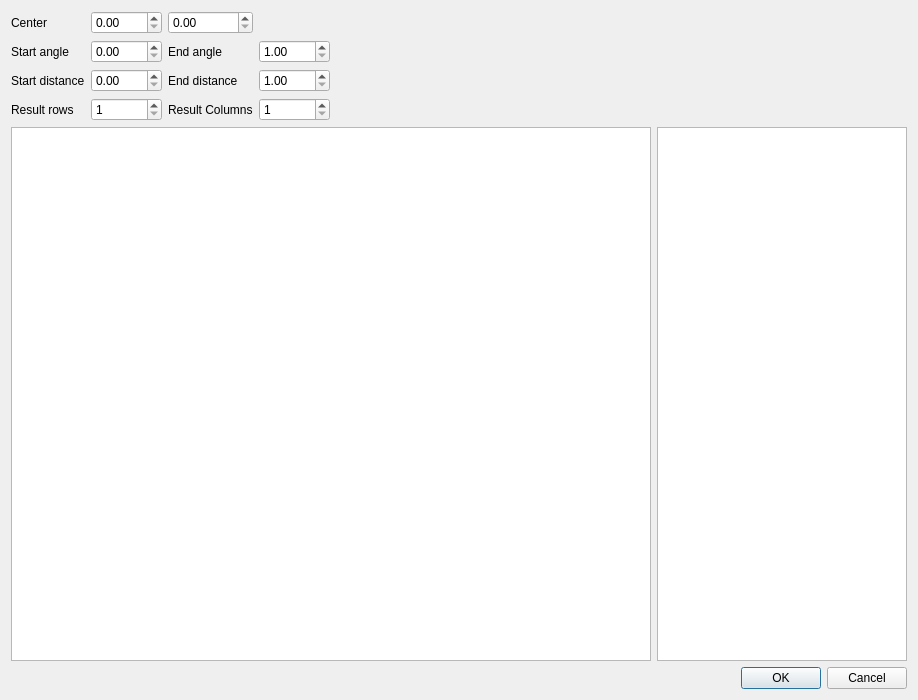
<?xml version="1.0" encoding="UTF-8"?>
<ui version="4.0">
 <class>DialogCreatCoordSystemRadial</class>
 <widget class="QDialog" name="DialogCreatCoordSystemRadial">
  <property name="geometry">
   <rect>
    <x>0</x>
    <y>0</y>
    <width>916</width>
    <height>700</height>
   </rect>
  </property>
  <property name="windowTitle">
   <string>Dialog</string>
  </property>
  <layout class="QVBoxLayout" name="verticalLayout">
   <item>
    <layout class="QHBoxLayout" name="horizontalLayout">
     <item>
      <layout class="QGridLayout" name="gridLayout">
       <item row="1" column="1">
        <widget class="QDoubleSpinBox" name="dsbAngleStart">
         <property name="singleStep">
          <double>0.050000000000000</double>
         </property>
        </widget>
       </item>
       <item row="2" column="0">
        <widget class="QLabel" name="lblStart">
         <property name="text">
          <string>Start distance</string>
         </property>
        </widget>
       </item>
       <item row="0" column="0">
        <widget class="QLabel" name="lblCenter">
         <property name="text">
          <string>Center</string>
         </property>
        </widget>
       </item>
       <item row="0" column="2">
        <widget class="QDoubleSpinBox" name="dsbCenterY">
         <property name="maximum">
          <double>1024.000000000000000</double>
         </property>
        </widget>
       </item>
       <item row="1" column="3">
        <widget class="QDoubleSpinBox" name="dsbAngleEnd">
         <property name="minimum">
          <double>1.000000000000000</double>
         </property>
         <property name="singleStep">
          <double>0.050000000000000</double>
         </property>
        </widget>
       </item>
       <item row="0" column="1">
        <widget class="QDoubleSpinBox" name="dsbCenterX">
         <property name="maximum">
          <double>1024.000000000000000</double>
         </property>
        </widget>
       </item>
       <item row="2" column="1">
        <widget class="QDoubleSpinBox" name="dsbDistanceStart">
         <property name="maximum">
          <double>1024.000000000000000</double>
         </property>
        </widget>
       </item>
       <item row="2" column="2">
        <widget class="QLabel" name="lblDistanceEnd">
         <property name="text">
          <string>End distance</string>
         </property>
        </widget>
       </item>
       <item row="1" column="0">
        <widget class="QLabel" name="lblAngleStart">
         <property name="text">
          <string>Start angle</string>
         </property>
        </widget>
       </item>
       <item row="1" column="2">
        <widget class="QLabel" name="lblAngleEnd">
         <property name="text">
          <string>End angle</string>
         </property>
        </widget>
       </item>
       <item row="2" column="3">
        <widget class="QDoubleSpinBox" name="dsbDistanceEnd">
         <property name="minimum">
          <double>1.000000000000000</double>
         </property>
         <property name="maximum">
          <double>1024.000000000000000</double>
         </property>
        </widget>
       </item>
       <item row="3" column="0">
        <widget class="QLabel" name="lblRows">
         <property name="text">
          <string>Result rows</string>
         </property>
        </widget>
       </item>
       <item row="3" column="1">
        <widget class="QSpinBox" name="sbResultRows">
         <property name="minimum">
          <number>1</number>
         </property>
         <property name="maximum">
          <number>1024</number>
         </property>
        </widget>
       </item>
       <item row="3" column="2">
        <widget class="QLabel" name="lblResultCols">
         <property name="text">
          <string>Result Columns</string>
         </property>
        </widget>
       </item>
       <item row="3" column="3">
        <widget class="QSpinBox" name="sbResultCols">
         <property name="minimum">
          <number>1</number>
         </property>
         <property name="maximum">
          <number>1024</number>
         </property>
        </widget>
       </item>
      </layout>
     </item>
     <item>
      <spacer name="horizontalSpacer_2">
       <property name="orientation">
        <enum>Qt::Horizontal</enum>
       </property>
       <property name="sizeType">
        <enum>QSizePolicy::Expanding</enum>
       </property>
       <property name="sizeHint" stdset="0">
        <size>
         <width>0</width>
         <height>0</height>
        </size>
       </property>
      </spacer>
     </item>
    </layout>
   </item>
   <item>
    <layout class="QHBoxLayout" name="horizontalLayout_4">
     <item>
      <widget class="QGraphicsView" name="gvOriginal">
       <property name="minimumSize">
        <size>
         <width>640</width>
         <height>480</height>
        </size>
       </property>
      </widget>
     </item>
     <item>
      <widget class="QGraphicsView" name="gvTransformed">
       <property name="minimumSize">
        <size>
         <width>250</width>
         <height>480</height>
        </size>
       </property>
      </widget>
     </item>
    </layout>
   </item>
   <item>
    <layout class="QHBoxLayout" name="horizontalLayout_5">
     <item>
      <spacer name="horizontalSpacer">
       <property name="orientation">
        <enum>Qt::Horizontal</enum>
       </property>
       <property name="sizeHint" stdset="0">
        <size>
         <width>40</width>
         <height>20</height>
        </size>
       </property>
      </spacer>
     </item>
     <item>
      <widget class="QDialogButtonBox" name="buttonBox">
       <property name="orientation">
        <enum>Qt::Horizontal</enum>
       </property>
       <property name="standardButtons">
        <set>QDialogButtonBox::Cancel|QDialogButtonBox::Ok</set>
       </property>
      </widget>
     </item>
    </layout>
   </item>
  </layout>
 </widget>
 <tabstops>
  <tabstop>dsbCenterX</tabstop>
  <tabstop>dsbCenterY</tabstop>
  <tabstop>dsbAngleStart</tabstop>
  <tabstop>dsbAngleEnd</tabstop>
  <tabstop>dsbDistanceStart</tabstop>
  <tabstop>dsbDistanceEnd</tabstop>
  <tabstop>sbResultRows</tabstop>
  <tabstop>sbResultCols</tabstop>
  <tabstop>buttonBox</tabstop>
  <tabstop>gvOriginal</tabstop>
  <tabstop>gvTransformed</tabstop>
 </tabstops>
 <resources/>
 <connections>
  <connection>
   <sender>buttonBox</sender>
   <signal>rejected()</signal>
   <receiver>DialogCreatCoordSystemRadial</receiver>
   <slot>reject()</slot>
   <hints>
    <hint type="sourcelabel">
     <x>777</x>
     <y>689</y>
    </hint>
    <hint type="destinationlabel">
     <x>286</x>
     <y>274</y>
    </hint>
   </hints>
  </connection>
  <connection>
   <sender>dsbCenterX</sender>
   <signal>valueChanged(double)</signal>
   <receiver>DialogCreatCoordSystemRadial</receiver>
   <slot>doubleValueChanged(double)</slot>
   <hints>
    <hint type="sourcelabel">
     <x>131</x>
     <y>25</y>
    </hint>
    <hint type="destinationlabel">
     <x>457</x>
     <y>349</y>
    </hint>
   </hints>
  </connection>
  <connection>
   <sender>dsbCenterY</sender>
   <signal>valueChanged(double)</signal>
   <receiver>DialogCreatCoordSystemRadial</receiver>
   <slot>doubleValueChanged(double)</slot>
   <hints>
    <hint type="sourcelabel">
     <x>220</x>
     <y>25</y>
    </hint>
    <hint type="destinationlabel">
     <x>457</x>
     <y>349</y>
    </hint>
   </hints>
  </connection>
  <connection>
   <sender>dsbAngleStart</sender>
   <signal>valueChanged(double)</signal>
   <receiver>DialogCreatCoordSystemRadial</receiver>
   <slot>doubleValueChanged(double)</slot>
   <hints>
    <hint type="sourcelabel">
     <x>131</x>
     <y>60</y>
    </hint>
    <hint type="destinationlabel">
     <x>457</x>
     <y>349</y>
    </hint>
   </hints>
  </connection>
  <connection>
   <sender>dsbAngleEnd</sender>
   <signal>valueChanged(double)</signal>
   <receiver>DialogCreatCoordSystemRadial</receiver>
   <slot>doubleValueChanged(double)</slot>
   <hints>
    <hint type="sourcelabel">
     <x>308</x>
     <y>60</y>
    </hint>
    <hint type="destinationlabel">
     <x>457</x>
     <y>349</y>
    </hint>
   </hints>
  </connection>
  <connection>
   <sender>dsbDistanceStart</sender>
   <signal>valueChanged(double)</signal>
   <receiver>DialogCreatCoordSystemRadial</receiver>
   <slot>doubleValueChanged(double)</slot>
   <hints>
    <hint type="sourcelabel">
     <x>131</x>
     <y>95</y>
    </hint>
    <hint type="destinationlabel">
     <x>457</x>
     <y>349</y>
    </hint>
   </hints>
  </connection>
  <connection>
   <sender>dsbDistanceEnd</sender>
   <signal>valueChanged(double)</signal>
   <receiver>DialogCreatCoordSystemRadial</receiver>
   <slot>doubleValueChanged(double)</slot>
   <hints>
    <hint type="sourcelabel">
     <x>308</x>
     <y>95</y>
    </hint>
    <hint type="destinationlabel">
     <x>457</x>
     <y>349</y>
    </hint>
   </hints>
  </connection>
  <connection>
   <sender>sbResultRows</sender>
   <signal>valueChanged(int)</signal>
   <receiver>DialogCreatCoordSystemRadial</receiver>
   <slot>intValueChanged(int)</slot>
   <hints>
    <hint type="sourcelabel">
     <x>131</x>
     <y>130</y>
    </hint>
    <hint type="destinationlabel">
     <x>457</x>
     <y>349</y>
    </hint>
   </hints>
  </connection>
  <connection>
   <sender>sbResultCols</sender>
   <signal>valueChanged(int)</signal>
   <receiver>DialogCreatCoordSystemRadial</receiver>
   <slot>intValueChanged(int)</slot>
   <hints>
    <hint type="sourcelabel">
     <x>308</x>
     <y>130</y>
    </hint>
    <hint type="destinationlabel">
     <x>457</x>
     <y>349</y>
    </hint>
   </hints>
  </connection>
 </connections>
 <slots>
  <slot>doubleValueChanged(double)</slot>
  <slot>intValueChanged(int)</slot>
 </slots>
</ui>
